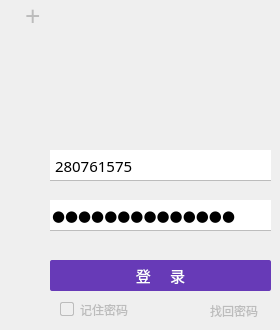
    <widget class="QWidget" name="page">
     <property name="palette">
      <palette>
       <active>
        <colorrole role="AlternateBase">
         <brush brushstyle="SolidPattern">
          <color alpha="255">
           <red>255</red>
           <green>255</green>
           <blue>255</blue>
          </color>
         </brush>
        </colorrole>
       </active>
       <inactive>
        <colorrole role="AlternateBase">
         <brush brushstyle="SolidPattern">
          <color alpha="255">
           <red>255</red>
           <green>255</green>
           <blue>255</blue>
          </color>
         </brush>
        </colorrole>
       </inactive>
       <disabled>
        <colorrole role="AlternateBase">
         <brush brushstyle="SolidPattern">
          <color alpha="255">
           <red>255</red>
           <green>255</green>
           <blue>255</blue>
          </color>
         </brush>
        </colorrole>
       </disabled>
      </palette>
     </property>
     <property name="styleSheet">
      <string notr="true"/>
     </property>
     <widget class="QComboBox" name="m_userNameCom">
      <property name="geometry">
       <rect>
        <x>50</x>
        <y>150</y>
        <width>221</width>
        <height>31</height>
       </rect>
      </property>
      <property name="font">
       <font>
        <family>微软雅黑</family>
        <pointsize>11</pointsize>
        <weight>50</weight>
        <italic>false</italic>
        <bold>false</bold>
       </font>
      </property>
      <property name="cursor">
       <cursorShape>SizeVerCursor</cursorShape>
      </property>
      <property name="styleSheet">
       <string notr="true">QComboBox {
    border: none;  
    border-bottom:1px solid;
    border-bottom-color:rgb(188, 188, 188);
	font: 11pt &quot;微软雅黑&quot;;
}
QComboBox:hover{
       
	border-bottom-color: rgb(103, 58, 183);
}
QComboBox::QAbstractItemView::item
{
    height:40px;
}

QComboBox::drop-down {	
   background:transparent;
    subcontrol-position: top right; 
    width: 30px;
    height:40px;   
}
QComboBox::drop-down {	
 border-image:url(Resources/down-arrow.png)
   
}
QComboBox::drop-down:hover {	
 border-image:url(Resources/down-arrow-hover.png)
   
}
QComboBox::drop-down:focus{	
 border-image:url(Resources/down-arrow-pressed.png)
   
}
QComboBox::down-arrow:on
{
  border-image:url(Resources/down-arrow-pressed.png)；
}



</string>
      </property>
      <property name="editable">
       <bool>false</bool>
      </property>
      <property name="currentText">
       <string>280761575</string>
      </property>
      <property name="maxCount">
       <number>10</number>
      </property>
      <property name="iconSize">
       <size>
        <width>20</width>
        <height>20</height>
       </size>
      </property>
      <item>
       <property name="text">
        <string>280761575</string>
       </property>
      </item>
     </widget>
     <widget class="QLineEdit" name="m_passwordlineedit">
      <property name="geometry">
       <rect>
        <x>50</x>
        <y>200</y>
        <width>221</width>
        <height>31</height>
       </rect>
      </property>
      <property name="palette">
       <palette>
        <active/>
        <inactive/>
        <disabled/>
       </palette>
      </property>
      <property name="font">
       <font>
        <family>微软雅黑</family>
        <pointsize>11</pointsize>
        <weight>50</weight>
        <italic>false</italic>
        <bold>false</bold>
       </font>
      </property>
      <property name="styleSheet">
       <string notr="true">QLineEdit{
	font: 11pt &quot;微软雅黑&quot;;
    border: none;  
    border-bottom:1px solid;   
	border-bottom-color: rgb(189, 189, 189);
}
QLineEdit:hover {
	
	border-bottom-color: rgb(103, 58, 183);
}

</string>
      </property>
      <property name="text">
       <string>libingzhi5241.</string>
      </property>
      <property name="maxLength">
       <number>22</number>
      </property>
      <property name="echoMode">
       <enum>QLineEdit::Password</enum>
      </property>
     </widget>
     <widget class="QCheckBox" name="m_rememberpw">
      <property name="geometry">
       <rect>
        <x>60</x>
        <y>300</y>
        <width>91</width>
        <height>19</height>
       </rect>
      </property>
      <property name="font">
       <font>
        <family>Adobe Arabic</family>
        <pointsize>9</pointsize>
       </font>
      </property>
      <property name="autoFillBackground">
       <bool>false</bool>
      </property>
      <property name="styleSheet">
       <string notr="true">QCheckBox{  
	  
    color:rgb(188, 188, 188)    
}
QCheckBox::indicator {
    border: 1px solid rgb(188, 188, 188);
	border-radius:2px;
}
QCheckBox::indicator:hover {
    
    border: 1px solid rgb(91, 91, 91) ;
}
QCheckBox::indicator:checked {background-color:black}
QCheckBox:hover {
        color:rgb(91, 91, 91);
}</string>
      </property>
      <property name="text">
       <string>记住密码</string>
      </property>
      <property name="checkable">
       <bool>true</bool>
      </property>
      <property name="checked">
       <bool>false</bool>
      </property>
      <property name="tristate">
       <bool>false</bool>
      </property>
     </widget>
     <widget class="QLabel" name="m_searchpw">
      <property name="geometry">
       <rect>
        <x>210</x>
        <y>300</y>
        <width>51</width>
        <height>21</height>
       </rect>
      </property>
      <property name="font">
       <font>
        <family>Adobe 黑体 Std R</family>
        <pointsize>9</pointsize>
        <weight>50</weight>
        <italic>false</italic>
        <bold>false</bold>
       </font>
      </property>
      <property name="styleSheet">
       <string notr="true">QWidget{
font: 9pt &quot;Adobe 黑体 Std R&quot;;
color:rgb(188, 188, 188)
}
QWidget:hover{
color: rgb(91, 91, 91)
}



</string>
      </property>
      <property name="frameShape">
       <enum>QFrame::NoFrame</enum>
      </property>
      <property name="frameShadow">
       <enum>QFrame::Plain</enum>
      </property>
      <property name="lineWidth">
       <number>1</number>
      </property>
      <property name="text">
       <string>找回密码</string>
      </property>
      <property name="textFormat">
       <enum>Qt::AutoText</enum>
      </property>
      <property name="scaledContents">
       <bool>false</bool>
      </property>
     </widget>
     <widget class="QLabel" name="m_registaccount">
      <property name="geometry">
       <rect>
        <x>25</x>
        <y>0</y>
        <width>21</width>
        <height>31</height>
       </rect>
      </property>
      <property name="font">
       <font>
        <family>黑体</family>
        <pointsize>20</pointsize>
        <weight>50</weight>
        <italic>false</italic>
        <bold>false</bold>
       </font>
      </property>
      <property name="styleSheet">
       <string notr="true">QWidget{
font: 20pt &quot;黑体&quot;;
color:rgb(188, 188, 188)
}


</string>
      </property>
      <property name="text">
       <string>+</string>
      </property>
     </widget>
     <widget class="QPushButton" name="LoginButton">
      <property name="geometry">
       <rect>
        <x>50</x>
        <y>260</y>
        <width>221</width>
        <height>31</height>
       </rect>
      </property>
      <property name="palette">
       <palette>
        <active>
         <colorrole role="Button">
          <brush brushstyle="SolidPattern">
           <color alpha="255">
            <red>103</red>
            <green>58</green>
            <blue>183</blue>
           </color>
          </brush>
         </colorrole>
         <colorrole role="ButtonText">
          <brush brushstyle="SolidPattern">
           <color alpha="255">
            <red>255</red>
            <green>255</green>
            <blue>255</blue>
           </color>
          </brush>
         </colorrole>
         <colorrole role="Base">
          <brush brushstyle="SolidPattern">
           <color alpha="255">
            <red>103</red>
            <green>58</green>
            <blue>183</blue>
           </color>
          </brush>
         </colorrole>
         <colorrole role="Window">
          <brush brushstyle="SolidPattern">
           <color alpha="255">
            <red>103</red>
            <green>58</green>
            <blue>183</blue>
           </color>
          </brush>
         </colorrole>
        </active>
        <inactive>
         <colorrole role="Button">
          <brush brushstyle="SolidPattern">
           <color alpha="255">
            <red>103</red>
            <green>58</green>
            <blue>183</blue>
           </color>
          </brush>
         </colorrole>
         <colorrole role="ButtonText">
          <brush brushstyle="SolidPattern">
           <color alpha="255">
            <red>255</red>
            <green>255</green>
            <blue>255</blue>
           </color>
          </brush>
         </colorrole>
         <colorrole role="Base">
          <brush brushstyle="SolidPattern">
           <color alpha="255">
            <red>103</red>
            <green>58</green>
            <blue>183</blue>
           </color>
          </brush>
         </colorrole>
         <colorrole role="Window">
          <brush brushstyle="SolidPattern">
           <color alpha="255">
            <red>103</red>
            <green>58</green>
            <blue>183</blue>
           </color>
          </brush>
         </colorrole>
        </inactive>
        <disabled>
         <colorrole role="Button">
          <brush brushstyle="SolidPattern">
           <color alpha="255">
            <red>103</red>
            <green>58</green>
            <blue>183</blue>
           </color>
          </brush>
         </colorrole>
         <colorrole role="ButtonText">
          <brush brushstyle="SolidPattern">
           <color alpha="255">
            <red>120</red>
            <green>120</green>
            <blue>120</blue>
           </color>
          </brush>
         </colorrole>
         <colorrole role="Base">
          <brush brushstyle="SolidPattern">
           <color alpha="255">
            <red>103</red>
            <green>58</green>
            <blue>183</blue>
           </color>
          </brush>
         </colorrole>
         <colorrole role="Window">
          <brush brushstyle="SolidPattern">
           <color alpha="255">
            <red>103</red>
            <green>58</green>
            <blue>183</blue>
           </color>
          </brush>
         </colorrole>
        </disabled>
       </palette>
      </property>
      <property name="font">
       <font>
        <family>微软雅黑</family>
        <pointsize>11</pointsize>
        <weight>50</weight>
        <italic>false</italic>
        <bold>false</bold>
       </font>
      </property>
      <property name="styleSheet">
       <string notr="true">QPushButton{
	font: 11pt &quot;微软雅黑&quot;;
	border : none;
	border-radius:2px;
	background-color: rgb(103, 58, 183);
}
QPushButton:hover{
	background-color: rgb(255, 193, 7);
}</string>
      </property>
      <property name="text">
       <string notr="true">登     录</string>
      </property>
      <property name="shortcut">
       <string/>
      </property>
      <property name="flat">
       <bool>false</bool>
      </property>
     </widget>
     <widget class="QLabel" name="qLabel_HeadIcon">
      <property name="geometry">
       <rect>
        <x>130</x>
        <y>60</y>
        <width>48</width>
        <height>48</height>
       </rect>
      </property>
      <property name="palette">
       <palette>
        <active>
         <colorrole role="Base">
          <brush brushstyle="SolidPattern">
           <color alpha="255">
            <red>255</red>
            <green>255</green>
            <blue>255</blue>
           </color>
          </brush>
         </colorrole>
        </active>
        <inactive>
         <colorrole role="Base">
          <brush brushstyle="SolidPattern">
           <color alpha="255">
            <red>255</red>
            <green>255</green>
            <blue>255</blue>
           </color>
          </brush>
         </colorrole>
        </inactive>
        <disabled>
         <colorrole role="Base">
          <brush brushstyle="SolidPattern">
           <color alpha="255">
            <red>103</red>
            <green>58</green>
            <blue>183</blue>
           </color>
          </brush>
         </colorrole>
        </disabled>
       </palette>
      </property>
      <property name="styleSheet">
       <string notr="true">min-width:     48px;     
background-image: url(:/new/prefix1/Resources/QQImage.png);
min-height:    48px;     
max-width:     48px;     
max-height:   48px;    
border-radius: 24px;         

</string>
      </property>
      <property name="text">
       <string/>
      </property>
     </widget>
    </widget>
